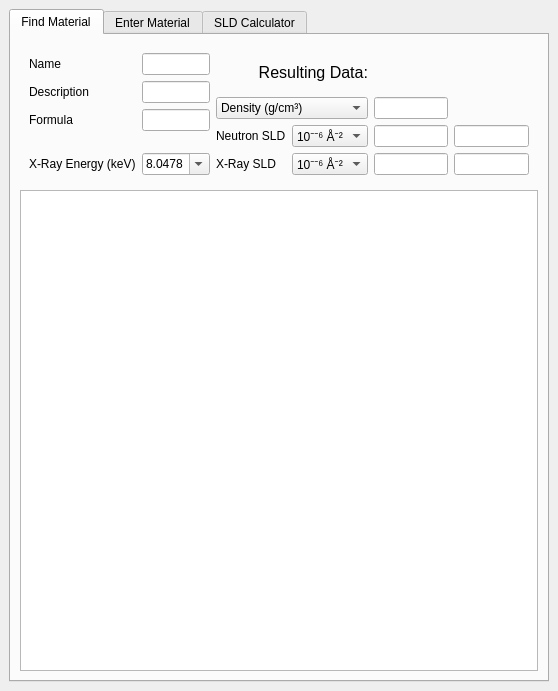
<?xml version="1.0" encoding="UTF-8"?>
<ui version="4.0">
 <class>SLDDBWindow</class>
 <widget class="QMainWindow" name="SLDDBWindow">
  <property name="geometry">
   <rect>
    <x>0</x>
    <y>0</y>
    <width>558</width>
    <height>691</height>
   </rect>
  </property>
  <property name="windowTitle">
   <string>SLD Database GUI</string>
  </property>
  <widget class="QWidget" name="centralwidget">
   <layout class="QVBoxLayout" name="verticalLayout">
    <item>
     <widget class="QTabWidget" name="tabWidget">
      <property name="currentIndex">
       <number>0</number>
      </property>
      <widget class="QWidget" name="tab">
       <attribute name="title">
        <string>Find Material</string>
       </attribute>
       <layout class="QVBoxLayout" name="verticalLayout_2">
        <item>
         <widget class="QWidget" name="widget" native="true">
          <layout class="QHBoxLayout" name="horizontalLayout">
           <item>
            <layout class="QFormLayout" name="formLayout">
             <item row="0" column="0">
              <widget class="QLabel" name="label">
               <property name="text">
                <string>Name</string>
               </property>
              </widget>
             </item>
             <item row="0" column="1">
              <widget class="QLineEdit" name="nameEdit"/>
             </item>
             <item row="1" column="0">
              <widget class="QLabel" name="label_2">
               <property name="text">
                <string>Description</string>
               </property>
              </widget>
             </item>
             <item row="1" column="1">
              <widget class="QLineEdit" name="descriptionEdit"/>
             </item>
             <item row="2" column="0">
              <widget class="QLabel" name="label_3">
               <property name="text">
                <string>Formula</string>
               </property>
              </widget>
             </item>
             <item row="2" column="1">
              <widget class="QLineEdit" name="formulaEdit"/>
             </item>
             <item row="5" column="0">
              <widget class="QLabel" name="label_4">
               <property name="text">
                <string>X-Ray Energy (keV)</string>
               </property>
              </widget>
             </item>
             <item row="3" column="1">
              <spacer name="verticalSpacer">
               <property name="orientation">
                <enum>Qt::Vertical</enum>
               </property>
               <property name="sizeType">
                <enum>QSizePolicy::Fixed</enum>
               </property>
               <property name="sizeHint" stdset="0">
                <size>
                 <width>20</width>
                 <height>10</height>
                </size>
               </property>
              </spacer>
             </item>
             <item row="5" column="1">
              <widget class="QComboBox" name="xrayEnergyEdit">
               <property name="editable">
                <bool>true</bool>
               </property>
               <item>
                <property name="text">
                 <string>8.0478</string>
                </property>
               </item>
               <item>
                <property name="text">
                 <string>17.45</string>
                </property>
               </item>
              </widget>
             </item>
            </layout>
           </item>
           <item>
            <layout class="QGridLayout" name="gridLayout">
             <item row="3" column="1">
              <widget class="QComboBox" name="neutronUnit">
               <item>
                <property name="text">
                 <string>10⁻⁻⁶ Å⁻²</string>
                </property>
               </item>
              </widget>
             </item>
             <item row="5" column="1">
              <widget class="QComboBox" name="xrayUnit">
               <item>
                <property name="text">
                 <string>10⁻⁻⁶ Å⁻²</string>
                </property>
               </item>
              </widget>
             </item>
             <item row="5" column="3">
              <widget class="QLineEdit" name="xraySLDimag"/>
             </item>
             <item row="3" column="3">
              <widget class="QLineEdit" name="neutronSLDimag"/>
             </item>
             <item row="5" column="2">
              <widget class="QLineEdit" name="xraySLD"/>
             </item>
             <item row="3" column="0">
              <widget class="QLabel" name="label_6">
               <property name="text">
                <string>Neutron SLD</string>
               </property>
              </widget>
             </item>
             <item row="3" column="2">
              <widget class="QLineEdit" name="neutronSLD"/>
             </item>
             <item row="5" column="0">
              <widget class="QLabel" name="label_7">
               <property name="text">
                <string>X-Ray SLD</string>
               </property>
              </widget>
             </item>
             <item row="1" column="2" colspan="2">
              <widget class="QLabel" name="resultName">
               <property name="styleSheet">
                <string notr="true">font: 12pt;</string>
               </property>
               <property name="text">
                <string>&lt;Select Material&gt;</string>
               </property>
              </widget>
             </item>
             <item row="2" column="0" colspan="2">
              <widget class="QComboBox" name="densityVolumeSelect">
               <item>
                <property name="text">
                 <string>Density (g/cm³)</string>
                </property>
               </item>
               <item>
                <property name="text">
                 <string>FU Volume (Å³)</string>
                </property>
               </item>
              </widget>
             </item>
             <item row="2" column="2">
              <widget class="QLineEdit" name="densityVolume"/>
             </item>
             <item row="1" column="0" colspan="2">
              <widget class="QLabel" name="label_5">
               <property name="styleSheet">
                <string notr="true">font: 12pt;</string>
               </property>
               <property name="text">
                <string>Resulting Data:</string>
               </property>
               <property name="alignment">
                <set>Qt::AlignRight|Qt::AlignTrailing|Qt::AlignVCenter</set>
               </property>
              </widget>
             </item>
            </layout>
           </item>
          </layout>
         </widget>
        </item>
        <item>
         <widget class="QTableWidget" name="resultTable">
          <property name="sizePolicy">
           <sizepolicy hsizetype="Expanding" vsizetype="Expanding">
            <horstretch>0</horstretch>
            <verstretch>1</verstretch>
           </sizepolicy>
          </property>
          <property name="editTriggers">
           <set>QAbstractItemView::NoEditTriggers</set>
          </property>
          <property name="showDropIndicator" stdset="0">
           <bool>false</bool>
          </property>
          <property name="alternatingRowColors">
           <bool>true</bool>
          </property>
          <property name="selectionBehavior">
           <enum>QAbstractItemView::SelectRows</enum>
          </property>
          <property name="sortingEnabled">
           <bool>true</bool>
          </property>
          <attribute name="verticalHeaderVisible">
           <bool>false</bool>
          </attribute>
         </widget>
        </item>
       </layout>
      </widget>
      <widget class="QWidget" name="tab_2">
       <attribute name="title">
        <string>Enter Material</string>
       </attribute>
       <widget class="QTableWidget" name="entryTable">
        <property name="geometry">
         <rect>
          <x>30</x>
          <y>50</y>
          <width>291</width>
          <height>381</height>
         </rect>
        </property>
        <property name="horizontalScrollBarPolicy">
         <enum>Qt::ScrollBarAlwaysOff</enum>
        </property>
        <attribute name="horizontalHeaderStretchLastSection">
         <bool>true</bool>
        </attribute>
        <column>
         <property name="text">
          <string>Value</string>
         </property>
        </column>
       </widget>
       <widget class="QPushButton" name="pushButton">
        <property name="geometry">
         <rect>
          <x>360</x>
          <y>180</y>
          <width>151</width>
          <height>101</height>
         </rect>
        </property>
        <property name="text">
         <string>Add To Database</string>
        </property>
       </widget>
      </widget>
      <widget class="QWidget" name="tab_3">
       <attribute name="title">
        <string>SLD Calculator</string>
       </attribute>
      </widget>
     </widget>
    </item>
   </layout>
  </widget>
 </widget>
 <resources/>
 <connections>
  <connection>
   <sender>formulaEdit</sender>
   <signal>returnPressed()</signal>
   <receiver>SLDDBWindow</receiver>
   <slot>searchDatabase()</slot>
   <hints>
    <hint type="sourcelabel">
     <x>232</x>
     <y>116</y>
    </hint>
    <hint type="destinationlabel">
     <x>578</x>
     <y>4</y>
    </hint>
   </hints>
  </connection>
  <connection>
   <sender>descriptionEdit</sender>
   <signal>returnPressed()</signal>
   <receiver>SLDDBWindow</receiver>
   <slot>searchDatabase()</slot>
   <hints>
    <hint type="sourcelabel">
     <x>232</x>
     <y>92</y>
    </hint>
    <hint type="destinationlabel">
     <x>472</x>
     <y>8</y>
    </hint>
   </hints>
  </connection>
  <connection>
   <sender>nameEdit</sender>
   <signal>returnPressed()</signal>
   <receiver>SLDDBWindow</receiver>
   <slot>searchDatabase()</slot>
   <hints>
    <hint type="sourcelabel">
     <x>211</x>
     <y>60</y>
    </hint>
    <hint type="destinationlabel">
     <x>373</x>
     <y>7</y>
    </hint>
   </hints>
  </connection>
  <connection>
   <sender>resultTable</sender>
   <signal>cellDoubleClicked(int,int)</signal>
   <receiver>SLDDBWindow</receiver>
   <slot>selectItem(int,int)</slot>
   <hints>
    <hint type="sourcelabel">
     <x>466</x>
     <y>296</y>
    </hint>
    <hint type="destinationlabel">
     <x>606</x>
     <y>139</y>
    </hint>
   </hints>
  </connection>
  <connection>
   <sender>densityVolumeSelect</sender>
   <signal>currentIndexChanged(int)</signal>
   <receiver>SLDDBWindow</receiver>
   <slot>updateResult()</slot>
   <hints>
    <hint type="sourcelabel">
     <x>348</x>
     <y>103</y>
    </hint>
    <hint type="destinationlabel">
     <x>696</x>
     <y>17</y>
    </hint>
   </hints>
  </connection>
  <connection>
   <sender>neutronUnit</sender>
   <signal>currentIndexChanged(int)</signal>
   <receiver>SLDDBWindow</receiver>
   <slot>updateResult()</slot>
   <hints>
    <hint type="sourcelabel">
     <x>392</x>
     <y>134</y>
    </hint>
    <hint type="destinationlabel">
     <x>696</x>
     <y>42</y>
    </hint>
   </hints>
  </connection>
  <connection>
   <sender>xrayUnit</sender>
   <signal>currentIndexChanged(int)</signal>
   <receiver>SLDDBWindow</receiver>
   <slot>updateResult()</slot>
   <hints>
    <hint type="sourcelabel">
     <x>373</x>
     <y>161</y>
    </hint>
    <hint type="destinationlabel">
     <x>697</x>
     <y>83</y>
    </hint>
   </hints>
  </connection>
  <connection>
   <sender>xrayEnergyEdit</sender>
   <signal>currentTextChanged(QString)</signal>
   <receiver>SLDDBWindow</receiver>
   <slot>updateResult()</slot>
   <hints>
    <hint type="sourcelabel">
     <x>180</x>
     <y>152</y>
    </hint>
    <hint type="destinationlabel">
     <x>695</x>
     <y>126</y>
    </hint>
   </hints>
  </connection>
  <connection>
   <sender>xrayEnergyEdit</sender>
   <signal>editTextChanged(QString)</signal>
   <receiver>SLDDBWindow</receiver>
   <slot>updateResult()</slot>
   <hints>
    <hint type="sourcelabel">
     <x>148</x>
     <y>158</y>
    </hint>
    <hint type="destinationlabel">
     <x>697</x>
     <y>167</y>
    </hint>
   </hints>
  </connection>
 </connections>
 <slots>
  <slot>searchDatabase()</slot>
  <slot>selectItem(int,int)</slot>
  <slot>updateResult()</slot>
 </slots>
</ui>
